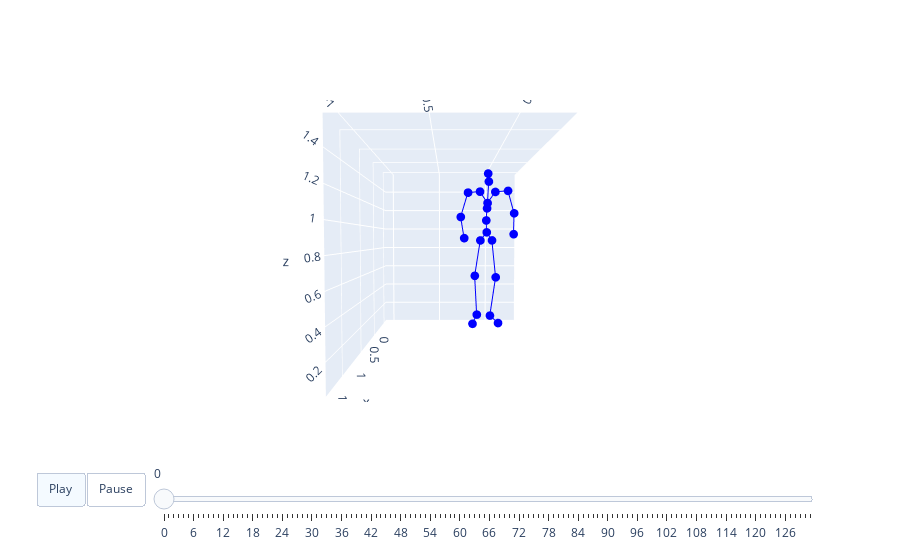

Notebook code for this chart:
### Code cell
k = 0
x = base_pose[k].detach().cpu().numpy()
l = m_length[k]
visualize_2motions(x, val_loader.dataset.std, val_loader.dataset.mean, 't2m', l)

### Figure 1 — Plotly figure (JSON) as saved in the notebook; plotly's stock layout.template omitted (floating-point values rounded to 4 significant figures)
{"data": [{"marker": {"color": "blue", "size": 3}, "mode": "lines+markers", "name": "Nodes0", "type": "scatter3d", "x": [0, -0.02333, null, -0.02333, 0.103, null, 0.103, 0.02536, null, 0.02536, 0.1472, null, 0, -0.01433, null, -0.01433, -0.01124, null, -0.01124, -0.08236, null, -0.08236, 0.0273, null, 0, -0.03578, null, -0.03578, 0.0399, null, 0.0399, 0.06231, null, 0.06231, 0.1193, null, 0.1193, 0.1961, null, 0.06231, 0.09827, null, 0.09827, 0.1005, null, 0.1005, 0.03406, null, 0.03406, 0.187, null, 0.06231, 0.07986, null, 0.07986, 0.0757, null, 0.0757, -0.02191, null, -0.02191, 0.1209, null], "y": [0, -0.06499, null, -0.06499, -0.1318, null, -0.1318, -0.1047, null, -0.1047, -0.1572, null, 0, 0.05721, null, 0.05721, 0.09756, null, 0.09756, 0.04556, null, 0.04556, 0.1192, null, 0, -0.001799, null, -0.001799, -0.001283, null, -0.001283, 0.001335, null, 0.001335, 0.007625, null, 0.007625, -0.007014, null, 0.001335, -0.07999, null, -0.07999, -0.2025, null, -0.2025, -0.2746, null, -0.2746, -0.2443, null, 0.001335, 0.07899, null, 0.07899, 0.21, null, 0.21, 0.2913, null, 0.2913, 0.2621, null], "z": [0.9627, 0.8773, null, 0.8773, 0.5142, null, 0.5142, 0.09656, null, 0.09656, 0.02775, null, 0.9627, 0.8782, null, 0.8782, 0.4867, null, 0.4867, 0.0633, null, 0.0633, 0.007528, null, 0.9627, 1.089, null, 1.089, 1.211, null, 1.211, 1.264, null, 1.264, 1.475, null, 1.475, 1.542, null, 1.264, 1.376, null, 1.376, 1.366, null, 1.366, 1.122, null, 1.122, 0.9013, null, 1.264, 1.376, null, 1.376, 1.387, null, 1.387, 1.164, null, 1.164, 0.9415, null]}, {"marker": {"color": "red", "size": 3}, "mode": "lines+markers", "name": "Nodes1", "type": "scatter3d", "x": [], "y": [], "z": []}], "layout": {"scene": {"aspectmode": "manual", "aspectratio": {"x": 1.944, "y": 1.4, "z": 1.587}, "camera": {"eye": {"x": 3, "y": 0, "z": 0.1}}, "xaxis": {"range": [-0.1301, 1.813], "visible": true}, "yaxis": {"range": [-1.085, 0.3148], "visible": true}, "zaxis": {"range": [0, 1.587], "visible": true}}, "sliders": [{"len": 0.9, "pad": {"b": 10, "t": 60}, "steps": [{"args": [["frame0"], {"frame": {"duration": 0}, "fromcurrent": true, "mode": "immediate", "transition": {"duration": 0, "easing": "linear"}}], "label": "0", "method": "animate"}, {"args": [["frame1"], {"frame": {"duration": 0}, "fromcurrent": true, "mode": "immediate", "transition": {"duration": 0, "easing": "linear"}}], "label": "1", "method": "animate"}, {"args": [["frame2"], {"frame": {"duration": 0}, "fromcurrent": true, "mode": "immediate", "transition": {"duration": 0, "easing": "linear"}}], "label": "2", "method": "animate"}, {"args": [["frame3"], {"frame": {"duration": 0}, "fromcurrent": true, "mode": "immediate", "transition": {"duration": 0, "easing": "linear"}}], "label": "3", "method": "animate"}, {"args": [["frame4"], {"frame": {"duration": 0}, "fromcurrent": true, "mode": "immediate", "transition": {"duration": 0, "easing": "linear"}}], "label": "4", "method": "animate"}, {"args": [["frame5"], {"frame": {"duration": 0}, "fromcurrent": true, "mode": "immediate", "transition": {"duration": 0, "easing": "linear"}}], "label": "5", "method": "animate"}, {"args": [["frame6"], {"frame": {"duration": 0}, "fromcurrent": true, "mode": "immediate", "transition": {"duration": 0, "easing": "linear"}}], "label": "6", "method": "animate"}, {"args": [["frame7"], {"frame": {"duration": 0}, "fromcurrent": true, "mode": "immediate", "transition": {"duration": 0, "easing": "linear"}}], "label": "7", "method": "animate"}, {"args": [["frame8"], {"frame": {"duration": 0}, "fromcurrent": true, "mode": "immediate", "transition": {"duration": 0, "easing": "linear"}}], "label": "8", "method": "animate"}, {"args": [["frame9"], {"frame": {"duration": 0}, "fromcurrent": true, "mode": "immediate", "transition": {"duration": 0, "easing": "linear"}}], "label": "9", "method": "animate"}, {"args": [["frame10"], {"frame": {"duration": 0}, "fromcurrent": true, "mode": "immediate", "transition": {"duration": 0, "easing": "linear"}}], "label": "10", "method": "animate"}, {"args": [["frame11"], {"frame": {"duration": 0}, "fromcurrent": true, "mode": "immediate", "transition": {"duration": 0, "easing": "linear"}}], "label": "11", "method": "animate"}, {"args": [["frame12"], {"frame": {"duration": 0}, "fromcurrent": true, "mode": "immediate", "transition": {"duration": 0, "easing": "linear"}}], "label": "12", "method": "animate"}, {"args": [["frame13"], {"frame": {"duration": 0}, "fromcurrent": true, "mode": "immediate", "transition": {"duration": 0, "easing": "linear"}}], "label": "13", "method": "animate"}, {"args": [["frame14"], {"frame": {"duration": 0}, "fromcurrent": true, "mode": "immediate", "transition": {"duration": 0, "easing": "linear"}}], "label": "14", "method": "animate"}, {"args": [["frame15"], {"frame": {"duration": 0}, "fromcurrent": true, "mode": "immediate", "transition": {"duration": 0, "easing": "linear"}}], "label": "15", "method": "animate"}, {"args": [["frame16"], {"frame": {"duration": 0}, "fromcurrent": true, "mode": "immediate", "transition": {"duration": 0, "easing": "linear"}}], "label": "16", "method": "animate"}, {"args": [["frame17"], {"frame": {"duration": 0}, "fromcurrent": true, "mode": "immediate", "transition": {"duration": 0, "easing": "linear"}}], "label": "17", "method": "animate"}, {"args": [["frame18"], {"frame": {"duration": 0}, "fromcurrent": true, "mode": "immediate", "transition": {"duration": 0, "easing": "linear"}}], "label": "18", "method": "animate"}, {"args": [["frame19"], {"frame": {"duration": 0}, "fromcurrent": true, "mode": "immediate", "transition": {"duration": 0, "easing": "linear"}}], "label": "19", "method": "animate"}, {"args": [["frame20"], {"frame": {"duration": 0}, "fromcurrent": true, "mode": "immediate", "transition": {"duration": 0, "easing": "linear"}}], "label": "20", "method": "animate"}, {"args": [["frame21"], {"frame": {"duration": 0}, "fromcurrent": true, "mode": "immediate", "transition": {"duration": 0, "easing": "linear"}}], "label": "21", "method": "animate"}, {"args": [["frame22"], {"frame": {"duration": 0}, "fromcurrent": true, "mode": "immediate", "transition": {"duration": 0, "easing": "linear"}}], "label": "22", "method": "animate"}, {"args": [["frame23"], {"frame": {"duration": 0}, "fromcurrent": true, "mode": "immediate", "transition": {"duration": 0, "easing": "linear"}}], "label": "23", "method": "animate"}, {"args": [["frame24"], {"frame": {"duration": 0}, "fromcurrent": true, "mode": "immediate", "transition": {"duration": 0, "easing": "linear"}}], "label": "24", "method": "animate"}, {"args": [["frame25"], {"frame": {"duration": 0}, "fromcurrent": true, "mode": "immediate", "transition": {"duration": 0, "easing": "linear"}}], "label": "25", "method": "animate"}, {"args": [["frame26"], {"frame": {"duration": 0}, "fromcurrent": true, "mode": "immediate", "transition": {"duration": 0, "easing": "linear"}}], "label": "26", "method": "animate"}, {"args": [["frame27"], {"frame": {"duration": 0}, "fromcurrent": true, "mode": "immediate", "transition": {"duration": 0, "easing": "linear"}}], "label": "27", "method": "animate"}, {"args": [["frame28"], {"frame": {"duration": 0}, "fromcurrent": true, "mode": "immediate", "transition": {"duration": 0, "easing": "linear"}}], "label": "28", "method": "animate"}, {"args": [["frame29"], {"frame": {"duration": 0}, "fromcurrent": true, "mode": "immediate", "transition": {"duration": 0, "easing": "linear"}}], "label": "29", "method": "animate"}, {"args": [["frame30"], {"frame": {"duration": 0}, "fromcurrent": true, "mode": "immediate", "transition": {"duration": 0, "easing": "linear"}}], "label": "30", "method": "animate"}, {"args": [["frame31"], {"frame": {"duration": 0}, "fromcurrent": true, "mode": "immediate", "transition": {"duration": 0, "easing": "linear"}}], "label": "31", "method": "animate"}, {"args": [["frame32"], {"frame": {"duration": 0}, "fromcurrent": true, "mode": "immediate", "transition": {"duration": 0, "easing": "linear"}}], "label": "32", "method": "animate"}, {"args": [["frame33"], {"frame": {"duration": 0}, "fromcurrent": true, "mode": "immediate", "transition": {"duration": 0, "easing": "linear"}}], "label": "33", "method": "animate"}, {"args": [["frame34"], {"frame": {"duration": 0}, "fromcurrent": true, "mode": "immediate", "transition": {"duration": 0, "easing": "linear"}}], "label": "34", "method": "animate"}, {"args": [["frame35"], {"frame": {"duration": 0}, "fromcurrent": true, "mode": "immediate", "transition": {"duration": 0, "easing": "linear"}}], "label": "35", "method": "animate"}, {"args": [["frame36"], {"frame": {"duration": 0}, "fromcurrent": true, "mode": "immediate", "transition": {"duration": 0, "easing": "linear"}}], "label": "36", "method": "animate"}, {"args": [["frame37"], {"frame": {"duration": 0}, "fromcurrent": true, "mode": "immediate", "transition": {"duration": 0, "easing": "linear"}}], "label": "37", "method": "animate"}, {"args": [["frame38"], {"frame": {"duration": 0}, "fromcurrent": true, "mode": "immediate", "transition": {"duration": 0, "easing": "linear"}}], "label": "38", "method": "animate"}, {"args": [["frame39"], {"frame": {"duration": 0}, "fromcurrent": true, "mode": "immediate", "transition": {"duration": 0, "easing": "linear"}}], "label": "39", "method": "animate"}, {"args": [["frame40"], {"frame": {"duration": 0}, "fromcurrent": true, "mode": "immediate", "transition": {"duration": 0, "easing": "linear"}}], "label": "40", "method": "animate"}, {"args": [["frame41"], {"frame": {"duration": 0}, "fromcurrent": true, "mode": "immediate", "transition": {"duration": 0, "easing": "linear"}}], "label": "41", "method": "animate"}, {"args": [["frame42"], {"frame": {"duration": 0}, "fromcurrent": true, "mode": "immediate", "transition": {"duration": 0, "easing": "linear"}}], "label": "42", "method": "animate"}, {"args": [["frame43"], {"frame": {"duration": 0}, "fromcurrent": true, "mode": "immediate", "transition": {"duration": 0, "easing": "linear"}}], "label": "43", "method": "animate"}, {"args": [["frame44"], {"frame": {"duration": 0}, "fromcurrent": true, "mode": "immediate", "transition": {"duration": 0, "easing": "linear"}}], "label": "44", "method": "animate"}, {"args": [["frame45"], {"frame": {"duration": 0}, "fromcurrent": true, "mode": "immediate", "transition": {"duration": 0, "easing": "linear"}}], "label": "45", "method": "animate"}, {"args": [["frame46"], {"frame": {"duration": 0}, "fromcurrent": true, "mode": "immediate", "transition": {"duration": 0, "easing": "linear"}}], "label": "46", "method": "animate"}, {"args": [["frame47"], {"frame": {"duration": 0}, "fromcurrent": true, "mode": "immediate", "transition": {"duration": 0, "easing": "linear"}}], "label": "47", "method": "animate"}, {"args": [["frame48"], {"frame": {"duration": 0}, "fromcurrent": true, "mode": "immediate", "transition": {"duration": 0, "easing": "linear"}}], "label": "48", "method": "animate"}, {"args": [["frame49"], {"frame": {"duration": 0}, "fromcurrent": true, "mode": "immediate", "transition": {"duration": 0, "easing": "linear"}}], "label": "49", "method": "animate"}, {"args": [["frame50"], {"frame": {"duration": 0}, "fromcurrent": true, "mode": "immediate", "transition": {"duration": 0, "easing": "linear"}}], "label": "50", "method": "animate"}, {"args": [["frame51"], {"frame": {"duration": 0}, "fromcurrent": true, "mode": "immediate", "transition": {"duration": 0, "easing": "linear"}}], "label": "51", "method": "animate"}, {"args": [["frame52"], {"frame": {"duration": 0}, "fromcurrent": true, "mode": "immediate", "transition": {"duration": 0, "easing": "linear"}}], "label": "52", "method": "animate"}, {"args": [["frame53"], {"frame": {"duration": 0}, "fromcurrent": true, "mode": "immediate", "transition": {"duration": 0, "easing": "linear"}}], "label": "53", "method": "animate"}, {"args": [["frame54"], {"frame": {"duration": 0}, "fromcurrent": true, "mode": "immediate", "transition": {"duration": 0, "easing": "linear"}}], "label": "54", "method": "animate"}, {"args": [["frame55"], {"frame": {"duration": 0}, "fromcurrent": true, "mode": "immediate", "transition": {"duration": 0, "easing": "linear"}}], "label": "55", "method": "animate"}, {"args": [["frame56"], {"frame": {"duration": 0}, "fromcurrent": true, "mode": "immediate", "transition": {"duration": 0, "easing": "linear"}}], "label": "56", "method": "animate"}, {"args": [["frame57"], {"frame": {"duration": 0}, "fromcurrent": true, "mode": "immediate", "transition": {"duration": 0, "easing": "linear"}}], "label": "57", "method": "animate"}, {"args": [["frame58"], {"frame": {"duration": 0}, "fromcurrent": true, "mode": "immediate", "transition": {"duration": 0, "easing": "linear"}}], "label": "58", "method": "animate"}, {"args": [["frame59"], {"frame": {"duration": 0}, "fromcurrent": true, "mode": "immediate", "transition": {"duration": 0, "easing": "linear"}}], "label": "59", "method": "animate"}, {"args": [["frame60"], {"frame": {"duration": 0}, "fromcurrent": true, "mode": "immediate", "transition": {"duration": 0, "easing": "linear"}}], "label": "60", "method": "animate"}, {"args": [["frame61"], {"frame": {"duration": 0}, "fromcurrent": true, "mode": "immediate", "transition": {"duration": 0, "easing": "linear"}}], "label": "61", "method": "animate"}, {"args": [["frame62"], {"frame": {"duration": 0}, "fromcurrent": true, "mode": "immediate", "transition": {"duration": 0, "easing": "linear"}}], "label": "62", "method": "animate"}, {"args": [["frame63"], {"frame": {"duration": 0}, "fromcurrent": true, "mode": "immediate", "transition": {"duration": 0, "easing": "linear"}}], "label": "63", "method": "animate"}, {"args": [["frame64"], {"frame": {"duration": 0}, "fromcurrent": true, "mode": "immediate", "transition": {"duration": 0, "easing": "linear"}}], "label": "64", "method": "animate"}, {"args": [["frame65"], {"frame": {"duration": 0}, "fromcurrent": true, "mode": "immediate", "transition": {"duration": 0, "easing": "linear"}}], "label": "65", "method": "animate"}, {"args": [["frame66"], {"frame": {"duration": 0}, "fromcurrent": true, "mode": "immediate", "transition": {"duration": 0, "easing": "linear"}}], "label": "66", "method": "animate"}, {"args": [["frame67"], {"frame": {"duration": 0}, "fromcurrent": true, "mode": "immediate", "transition": {"duration": 0, "easing": "linear"}}], "label": "67", "method": "animate"}, {"args": [["frame68"], {"frame": {"duration": 0}, "fromcurrent": true, "mode": "immediate", "transition": {"duration": 0, "easing": "linear"}}], "label": "68", "method": "animate"}, {"args": [["frame69"], {"frame": {"duration": 0}, "fromcurrent": true, "mode": "immediate", "transition": {"duration": 0, "easing": "linear"}}], "label": "69", "method": "animate"}, {"args": [["frame70"], {"frame": {"duration": 0}, "fromcurrent": true, "mode": "immediate", "transition": {"duration": 0, "easing": "linear"}}], "label": "70", "method": "animate"}, {"args": [["frame71"], {"frame": {"duration": 0}, "fromcurrent": true, "mode": "immediate", "transition": {"duration": 0, "easing": "linear"}}], "label": "71", "method": "animate"}, {"args": [["frame72"], {"frame": {"duration": 0}, "fromcurrent": true, "mode": "immediate", "transition": {"duration": 0, "easing": "linear"}}], "label": "72", "method": "animate"}, {"args": [["frame73"], {"frame": {"duration": 0}, "fromcurrent": true, "mode": "immediate", "transition": {"duration": 0, "easing": "linear"}}], "label": "73", "method": "animate"}, {"args": [["frame74"], {"frame": {"duration": 0}, "fromcurrent": true, "mode": "immediate", "transition": {"duration": 0, "easing": "linear"}}], "label": "74", "method": "animate"}, {"args": [["frame75"], {"frame": {"duration": 0}, "fromcurrent": true, "mode": "immediate", "transition": {"duration": 0, "easing": "linear"}}], "label": "75", "method": "animate"}, {"args": [["frame76"], {"frame": {"duration": 0}, "fromcurrent": true, "mode": "immediate", "transition": {"duration": 0, "easing": "linear"}}], "label": "76", "method": "animate"}, {"args": [["frame77"], {"frame": {"duration": 0}, "fromcurrent": true, "mode": "immediate", "transition": {"duration": 0, "easing": "linear"}}], "label": "77", "method": "animate"}, {"args": [["frame78"], {"frame": {"duration": 0}, "fromcurrent": true, "mode": "immediate", "transition": {"duration": 0, "easing": "linear"}}], "label": "78", "method": "animate"}, {"args": [["frame79"], {"frame": {"duration": 0}, "fromcurrent": true, "mode": "immediate", "transition": {"duration": 0, "easing": "linear"}}], "label": "79", "method": "animate"}, {"args": [["frame80"], {"frame": {"duration": 0}, "fromcurrent": true, "mode": "immediate", "transition": {"duration": 0, "easing": "linear"}}], "label": "80", "method": "animate"}, {"args": [["frame81"], {"frame": {"duration": 0}, "fromcurrent": true, "mode": "immediate", "transition": {"duration": 0, "easing": "linear"}}], "label": "81", "method": "animate"}, {"args": [["frame82"], {"frame": {"duration": 0}, "fromcurrent": true, "mode": "immediate", "transition": {"duration": 0, "easing": "linear"}}], "label": "82", "method": "animate"}, {"args": [["frame83"], {"frame": {"duration": 0}, "fromcurrent": true, "mode": "immediate", "transition": {"duration": 0, "easing": "linear"}}], "label": "83", "method": "animate"}, {"args": [["frame84"], {"frame": {"duration": 0}, "fromcurrent": true, "mode": "immediate", "transition": {"duration": 0, "easing": "linear"}}], "label": "84", "method": "animate"}, {"args": [["frame85"], {"frame": {"duration": 0}, "fromcurrent": true, "mode": "immediate", "transition": {"duration": 0, "easing": "linear"}}], "label": "85", "method": "animate"}, {"args": [["frame86"], {"frame": {"duration": 0}, "fromcurrent": true, "mode": "immediate", "transition": {"duration": 0, "easing": "linear"}}], "label": "86", "method": "animate"}, {"args": [["frame87"], {"frame": {"duration": 0}, "fromcurrent": true, "mode": "immediate", "transition": {"duration": 0, "easing": "linear"}}], "label": "87", "method": "animate"}, {"args": [["frame88"], {"frame": {"duration": 0}, "fromcurrent": true, "mode": "immediate", "transition": {"duration": 0, "easing": "linear"}}], "label": "88", "method": "animate"}, {"args": [["frame89"], {"frame": {"duration": 0}, "fromcurrent": true, "mode": "immediate", "transition": {"duration": 0, "easing": "linear"}}], "label": "89", "method": "animate"}, {"args": [["frame90"], {"frame": {"duration": 0}, "fromcurrent": true, "mode": "immediate", "transition": {"duration": 0, "easing": "linear"}}], "label": "90", "method": "animate"}, {"args": [["frame91"], {"frame": {"duration": 0}, "fromcurrent": true, "mode": "immediate", "transition": {"duration": 0, "easing": "linear"}}], "label": "91", "method": "animate"}, {"args": [["frame92"], {"frame": {"duration": 0}, "fromcurrent": true, "mode": "immediate", "transition": {"duration": 0, "easing": "linear"}}], "label": "92", "method": "animate"}, {"args": [["frame93"], {"frame": {"duration": 0}, "fromcurrent": true, "mode": "immediate", "transition": {"duration": 0, "easing": "linear"}}], "label": "93", "method": "animate"}, {"args": [["frame94"], {"frame": {"duration": 0}, "fromcurrent": true, "mode": "immediate", "transition": {"duration": 0, "easing": "linear"}}], "label": "94", "method": "animate"}, {"args": [["frame95"], {"frame": {"duration": 0}, "fromcurrent": true, "mode": "immediate", "transition": {"duration": 0, "easing": "linear"}}], "label": "95", "method": "animate"}, {"args": [["frame96"], {"frame": {"duration": 0}, "fromcurrent": true, "mode": "immediate", "transition": {"duration": 0, "easing": "linear"}}], "label": "96", "method": "animate"}, {"args": [["frame97"], {"frame": {"duration": 0}, "fromcurrent": true, "mode": "immediate", "transition": {"duration": 0, "easing": "linear"}}], "label": "97", "method": "animate"}, {"args": [["frame98"], {"frame": {"duration": 0}, "fromcurrent": true, "mode": "immediate", "transition": {"duration": 0, "easing": "linear"}}], "label": "98", "method": "animate"}, {"args": [["frame99"], {"frame": {"duration": 0}, "fromcurrent": true, "mode": "immediate", "transition": {"duration": 0, "easing": "linear"}}], "label": "99", "method": "animate"}, {"args": [["frame100"], {"frame": {"duration": 0}, "fromcurrent": true, "mode": "immediate", "transition": {"duration": 0, "easing": "linear"}}], "label": "100", "method": "animate"}, {"args": [["frame101"], {"frame": {"duration": 0}, "fromcurrent": true, "mode": "immediate", "transition": {"duration": 0, "easing": "linear"}}], "label": "101", "method": "animate"}, {"args": [["frame102"], {"frame": {"duration": 0}, "fromcurrent": true, "mode": "immediate", "transition": {"duration": 0, "easing": "linear"}}], "label": "102", "method": "animate"}, {"args": [["frame103"], {"frame": {"duration": 0}, "fromcurrent": true, "mode": "immediate", "transition": {"duration": 0, "easing": "linear"}}], "label": "103", "method": "animate"}, {"args": [["frame104"], {"frame": {"duration": 0}, "fromcurrent": true, "mode": "immediate", "transition": {"duration": 0, "easing": "linear"}}], "label": "104", "method": "animate"}, {"args": [["frame105"], {"frame": {"duration": 0}, "fromcurrent": true, "mode": "immediate", "transition": {"duration": 0, "easing": "linear"}}], "label": "105", "method": "animate"}, {"args": [["frame106"], {"frame": {"duration": 0}, "fromcurrent": true, "mode": "immediate", "transition": {"duration": 0, "easing": "linear"}}], "label": "106", "method": "animate"}, {"args": [["frame107"], {"frame": {"duration": 0}, "fromcurrent": true, "mode": "immediate", "transition": {"duration": 0, "easing": "linear"}}], "label": "107", "method": "animate"}, {"args": [["frame108"], {"frame": {"duration": 0}, "fromcurrent": true, "mode": "immediate", "transition": {"duration": 0, "easing": "linear"}}], "label": "108", "method": "animate"}, {"args": [["frame109"], {"frame": {"duration": 0}, "fromcurrent": true, "mode": "immediate", "transition": {"duration": 0, "easing": "linear"}}], "label": "109", "method": "animate"}, {"args": [["frame110"], {"frame": {"duration": 0}, "fromcurrent": true, "mode": "immediate", "transition": {"duration": 0, "easing": "linear"}}], "label": "110", "method": "animate"}, {"args": [["frame111"], {"frame": {"duration": 0}, "fromcurrent": true, "mode": "immediate", "transition": {"duration": 0, "easing": "linear"}}], "label": "111", "method": "animate"}, {"args": [["frame112"], {"frame": {"duration": 0}, "fromcurrent": true, "mode": "immediate", "transition": {"duration": 0, "easing": "linear"}}], "label": "112", "method": "animate"}, {"args": [["frame113"], {"frame": {"duration": 0}, "fromcurrent": true, "mode": "immediate", "transition": {"duration": 0, "easing": "linear"}}], "label": "113", "method": "animate"}, {"args": [["frame114"], {"frame": {"duration": 0}, "fromcurrent": true, "mode": "immediate", "transition": {"duration": 0, "easing": "linear"}}], "label": "114", "method": "animate"}, {"args": [["frame115"], {"frame": {"duration": 0}, "fromcurrent": true, "mode": "immediate", "transition": {"duration": 0, "easing": "linear"}}], "label": "115", "method": "animate"}, {"args": [["frame116"], {"frame": {"duration": 0}, "fromcurrent": true, "mode": "immediate", "transition": {"duration": 0, "easing": "linear"}}], "label": "116", "method": "animate"}, {"args": [["frame117"], {"frame": {"duration": 0}, "fromcurrent": true, "mode": "immediate", "transition": {"duration": 0, "easing": "linear"}}], "label": "117", "method": "animate"}, {"args": [["frame118"], {"frame": {"duration": 0}, "fromcurrent": true, "mode": "immediate", "transition": {"duration": 0, "easing": "linear"}}], "label": "118", "method": "animate"}, {"args": [["frame119"], {"frame": {"duration": 0}, "fromcurrent": true, "mode": "immediate", "transition": {"duration": 0, "easing": "linear"}}], "label": "119", "method": "animate"}, {"args": [["frame120"], {"frame": {"duration": 0}, "fromcurrent": true, "mode": "immediate", "transition": {"duration": 0, "easing": "linear"}}], "label": "120", "method": "animate"}, {"args": [["frame121"], {"frame": {"duration": 0}, "fromcurrent": true, "mode": "immediate", "transition": {"duration": 0, "easing": "linear"}}], "label": "121", "method": "animate"}, {"args": [["frame122"], {"frame": {"duration": 0}, "fromcurrent": true, "mode": "immediate", "transition": {"duration": 0, "easing": "linear"}}], "label": "122", "method": "animate"}, {"args": [["frame123"], {"frame": {"duration": 0}, "fromcurrent": true, "mode": "immediate", "transition": {"duration": 0, "easing": "linear"}}], "label": "123", "method": "animate"}, {"args": [["frame124"], {"frame": {"duration": 0}, "fromcurrent": true, "mode": "immediate", "transition": {"duration": 0, "easing": "linear"}}], "label": "124", "method": "animate"}, {"args": [["frame125"], {"frame": {"duration": 0}, "fromcurrent": true, "mode": "immediate", "transition": {"duration": 0, "easing": "linear"}}], "label": "125", "method": "animate"}, {"args": [["frame126"], {"frame": {"duration": 0}, "fromcurrent": true, "mode": "immediate", "transition": {"duration": 0, "easing": "linear"}}], "label": "126", "method": "animate"}, {"args": [["frame127"], {"frame": {"duration": 0}, "fromcurrent": true, "mode": "immediate", "transition": {"duration": 0, "easing": "linear"}}], "label": "127", "method": "animate"}, {"args": [["frame128"], {"frame": {"duration": 0}, "fromcurrent": true, "mode": "immediate", "transition": {"duration": 0, "easing": "linear"}}], "label": "128", "method": "animate"}, {"args": [["frame129"], {"frame": {"duration": 0}, "fromcurrent": true, "mode": "immediate", "transition": {"duration": 0, "easing": "linear"}}], "label": "129", "method": "animate"}, {"args": [["frame130"], {"frame": {"duration": 0}, "fromcurrent": true, "mode": "immediate", "transition": {"duration": 0, "easing": "linear"}}], "label": "130", "method": "animate"}, {"args": [["frame131"], {"frame": {"duration": 0}, "fromcurrent": true, "mode": "immediate", "transition": {"duration": 0, "easing": "linear"}}], "label": "131", "method": "animate"}], "x": 0.1, "y": 0}], "updatemenus": [{"buttons": [{"args": [null, {"frame": {"duration": 40}, "fromcurrent": true, "mode": "immediate", "transition": {"duration": 40, "easing": "linear"}}], "label": "Play", "method": "animate"}, {"args": [[null], {"frame": {"duration": 0}, "fromcurrent": true, "mode": "immediate", "transition": {"duration": 0, "easing": "linear"}}], "label": "Pause", "method": "animate"}], "direction": "left", "pad": {"r": 10, "t": 70}, "type": "buttons", "x": 0.1, "y": 0}]}}
